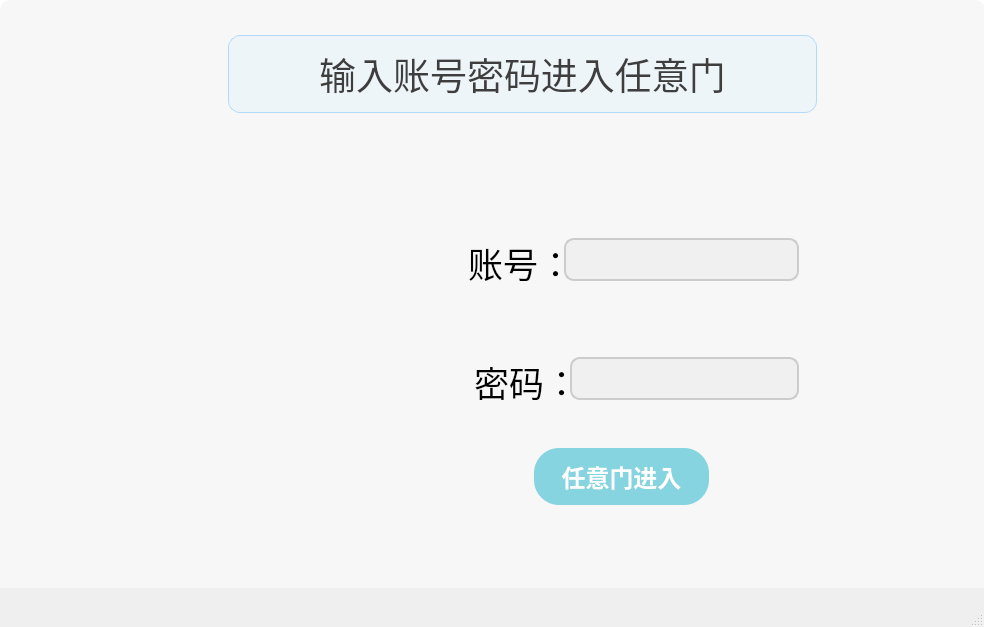
<?xml version="1.0" encoding="UTF-8"?>
<ui version="4.0">
 <class>loginui</class>
 <widget class="QMainWindow" name="loginui">
  <property name="geometry">
   <rect>
    <x>0</x>
    <y>0</y>
    <width>984</width>
    <height>627</height>
   </rect>
  </property>
  <property name="font">
   <font>
    <family>微软雅黑</family>
    <pointsize>18</pointsize>
    <bold>true</bold>
   </font>
  </property>
  <property name="windowTitle">
   <string>MainWindow</string>
  </property>
  <widget class="QWidget" name="centralwidget">
   <widget class="QListView" name="listView_2">
    <property name="geometry">
     <rect>
      <x>0</x>
      <y>0</y>
      <width>985</width>
      <height>596</height>
     </rect>
    </property>
    <property name="styleSheet">
     <string notr="true">border-image: url(:/login1.jpg);
border-radius:10px;

</string>
    </property>
   </widget>
   <widget class="QListView" name="listView">
    <property name="geometry">
     <rect>
      <x>0</x>
      <y>0</y>
      <width>985</width>
      <height>596</height>
     </rect>
    </property>
    <property name="styleSheet">
     <string notr="true">background-color: rgba(229, 229, 229,0.3);
border-radius:10px;
</string>
    </property>
   </widget>
   <widget class="QLabel" name="label">
    <property name="geometry">
     <rect>
      <x>228</x>
      <y>35</y>
      <width>589</width>
      <height>78</height>
     </rect>
    </property>
    <property name="font">
     <font>
      <family>华文新魏</family>
      <pointsize>28</pointsize>
      <bold>false</bold>
     </font>
    </property>
    <property name="styleSheet">
     <string notr="true">background-color: rgba(236,245,250,0.8);
color: rgb(62, 62, 62);
border: 1px solid rgb(179,216,250);
border-radius:12px;</string>
    </property>
    <property name="text">
     <string>输入账号密码进入任意门</string>
    </property>
    <property name="alignment">
     <set>Qt::AlignCenter</set>
    </property>
   </widget>
   <widget class="QPushButton" name="button_login">
    <property name="geometry">
     <rect>
      <x>534</x>
      <y>448</y>
      <width>175</width>
      <height>57</height>
     </rect>
    </property>
    <property name="font">
     <font>
      <family>华文楷体</family>
      <pointsize>-1</pointsize>
      <bold>true</bold>
     </font>
    </property>
    <property name="whatsThis">
     <string>&lt;html&gt;&lt;head/&gt;&lt;body&gt;&lt;p align=&quot;center&quot;&gt;&lt;span style=&quot; font-size:20pt;&quot;&gt;登陆&lt;/span&gt;&lt;/p&gt;&lt;/body&gt;&lt;/html&gt;</string>
    </property>
    <property name="styleSheet">
     <string notr="true">QPushButton {
    font-size: 24px;
    font-weight: bold;
    color: #ffffff;
    border: none;
    border-radius: 25px;
    padding: 12px 24px;
    background-color: rgba(19, 176, 200, 0.5);
    box-shadow: 0 4px 6px rgba(0, 0, 0, 0.1);
}

QPushButton:hover {
    background-color: rgba(19, 176, 200, 0.7); /* 悬停时较深的海洋蓝色 */
    box-shadow: 0 8px 12px rgba(0, 0, 0, 0.3);
    transform: translateY(-2px);
}

QPushButton:pressed {
    background-color: rgba(20, 176, 220, 1.0); /* 点击时更深的海洋蓝色 */
    box-shadow: 0 2px 4px rgba(0, 0, 0, 0.1);
    transform: translateY(2px);
}

/* 添加默认状态的样式 */
QPushButton:!hover:!pressed {
    background-color: rgba(19, 176, 200, 0.5);
    box-shadow: 0 4px 6px rgba(0, 0, 0, 0.1);
}
</string>
    </property>
    <property name="text">
     <string>任意门进入</string>
    </property>
   </widget>
   <widget class="QLabel" name="label_2">
    <property name="geometry">
     <rect>
      <x>240</x>
      <y>210</y>
      <width>200</width>
      <height>200</height>
     </rect>
    </property>
    <property name="styleSheet">
     <string notr="true">border-image: url(:/imge.jpg);
border-radius:100px;</string>
    </property>
    <property name="text">
     <string/>
    </property>
   </widget>
   <widget class="QLineEdit" name="lineEdit">
    <property name="geometry">
     <rect>
      <x>564</x>
      <y>238</y>
      <width>235</width>
      <height>43</height>
     </rect>
    </property>
    <property name="font">
     <font>
      <family>华文楷体</family>
      <pointsize>20</pointsize>
      <bold>false</bold>
     </font>
    </property>
    <property name="styleSheet">
     <string notr="true">color: #333333;
border: 2px solid #cccccc;
border-radius: 10px;
padding: 10px 15px;
background-color: #f0f0f0;
selection-background-color: #b3d4fc;
selection-color: #333333;
box-shadow: 0 2px 4px rgba(0, 0, 0, 0.1);</string>
    </property>
   </widget>
   <widget class="QLineEdit" name="lineEdit_2">
    <property name="geometry">
     <rect>
      <x>570</x>
      <y>357</y>
      <width>229</width>
      <height>43</height>
     </rect>
    </property>
    <property name="font">
     <font>
      <family>华文楷体</family>
      <pointsize>20</pointsize>
      <bold>false</bold>
     </font>
    </property>
    <property name="styleSheet">
     <string notr="true">color: #333333;
border: 2px solid #cccccc;
border-radius: 10px;
padding: 10px 15px;
background-color: #f0f0f0;
selection-background-color: #b3d4fc;
selection-color: #333333;
box-shadow: 0 2px 4px rgba(0, 0, 0, 0.1);</string>
    </property>
   </widget>
   <widget class="QLabel" name="label_3">
    <property name="geometry">
     <rect>
      <x>468</x>
      <y>245</y>
      <width>91</width>
      <height>36</height>
     </rect>
    </property>
    <property name="font">
     <font>
      <family>华文楷体</family>
      <pointsize>26</pointsize>
      <bold>false</bold>
     </font>
    </property>
    <property name="text">
     <string>账号：</string>
    </property>
   </widget>
   <widget class="QLabel" name="label_4">
    <property name="geometry">
     <rect>
      <x>474</x>
      <y>364</y>
      <width>91</width>
      <height>36</height>
     </rect>
    </property>
    <property name="font">
     <font>
      <family>华文楷体</family>
      <pointsize>26</pointsize>
      <bold>false</bold>
     </font>
    </property>
    <property name="text">
     <string>密码：</string>
    </property>
   </widget>
  </widget>
  <widget class="QStatusBar" name="statusbar"/>
 </widget>
 <resources>
  <include location="image/login.qrc"/>
 </resources>
 <connections/>
</ui>
